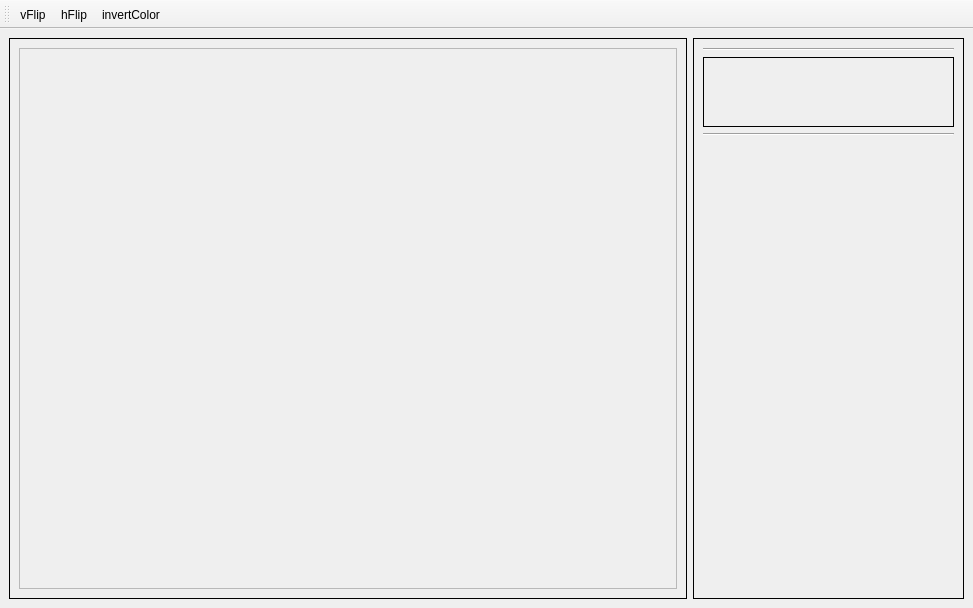
<?xml version="1.0" encoding="UTF-8"?>
<ui version="4.0">
 <class>ImageViewer</class>
 <widget class="QMainWindow" name="ImageViewer">
  <property name="geometry">
   <rect>
    <x>0</x>
    <y>0</y>
    <width>973</width>
    <height>608</height>
   </rect>
  </property>
  <property name="windowTitle">
   <string>MainWindow</string>
  </property>
  <widget class="QWidget" name="centralwidget">
   <layout class="QHBoxLayout" name="horizontalLayout">
    <item>
     <widget class="QFrame" name="mainFrame">
      <property name="sizePolicy">
       <sizepolicy hsizetype="Preferred" vsizetype="Preferred">
        <horstretch>5</horstretch>
        <verstretch>0</verstretch>
       </sizepolicy>
      </property>
      <property name="frameShape">
       <enum>QFrame::Panel</enum>
      </property>
      <property name="frameShadow">
       <enum>QFrame::Plain</enum>
      </property>
      <layout class="QVBoxLayout" name="verticalLayout">
       <item>
        <widget class="QFrame" name="displayFrame">
         <property name="sizePolicy">
          <sizepolicy hsizetype="Expanding" vsizetype="Expanding">
           <horstretch>0</horstretch>
           <verstretch>0</verstretch>
          </sizepolicy>
         </property>
         <property name="frameShape">
          <enum>QFrame::StyledPanel</enum>
         </property>
         <property name="frameShadow">
          <enum>QFrame::Raised</enum>
         </property>
         <layout class="QVBoxLayout" name="verticalLayout_2">
          <property name="spacing">
           <number>0</number>
          </property>
          <property name="leftMargin">
           <number>0</number>
          </property>
          <property name="topMargin">
           <number>0</number>
          </property>
          <property name="rightMargin">
           <number>0</number>
          </property>
          <property name="bottomMargin">
           <number>0</number>
          </property>
          <item>
           <widget class="QVTKWidget" name="qvtkWidget">
            <property name="toolTip">
             <string>press r to reset window &amp; level. press shift + r to reset camera.</string>
            </property>
           </widget>
          </item>
         </layout>
        </widget>
       </item>
      </layout>
     </widget>
    </item>
    <item>
     <widget class="QFrame" name="settingFrame">
      <property name="sizePolicy">
       <sizepolicy hsizetype="Preferred" vsizetype="Preferred">
        <horstretch>2</horstretch>
        <verstretch>0</verstretch>
       </sizepolicy>
      </property>
      <property name="frameShape">
       <enum>QFrame::Panel</enum>
      </property>
      <property name="frameShadow">
       <enum>QFrame::Plain</enum>
      </property>
      <layout class="QVBoxLayout" name="verticalLayout_5">
       <item>
        <layout class="QVBoxLayout" name="verticalLayout_3">
         <property name="sizeConstraint">
          <enum>QLayout::SetFixedSize</enum>
         </property>
        </layout>
       </item>
       <item>
        <widget class="Line" name="line">
         <property name="orientation">
          <enum>Qt::Horizontal</enum>
         </property>
        </widget>
       </item>
       <item>
        <widget class="QFrame" name="thumbnailFrame">
         <property name="minimumSize">
          <size>
           <width>0</width>
           <height>70</height>
          </size>
         </property>
         <property name="frameShape">
          <enum>QFrame::Box</enum>
         </property>
         <property name="frameShadow">
          <enum>QFrame::Plain</enum>
         </property>
        </widget>
       </item>
       <item>
        <widget class="Line" name="line_2">
         <property name="orientation">
          <enum>Qt::Horizontal</enum>
         </property>
        </widget>
       </item>
       <item>
        <spacer name="verticalSpacer">
         <property name="orientation">
          <enum>Qt::Vertical</enum>
         </property>
         <property name="sizeHint" stdset="0">
          <size>
           <width>20</width>
           <height>40</height>
          </size>
         </property>
        </spacer>
       </item>
      </layout>
     </widget>
    </item>
   </layout>
  </widget>
  <widget class="QToolBar" name="toolBar">
   <property name="windowTitle">
    <string>toolBar</string>
   </property>
   <attribute name="toolBarArea">
    <enum>TopToolBarArea</enum>
   </attribute>
   <attribute name="toolBarBreak">
    <bool>false</bool>
   </attribute>
   <addaction name="actionvFlip"/>
   <addaction name="actionhFlip"/>
   <addaction name="actioninvertColor"/>
  </widget>
  <action name="actionvFlip">
   <property name="checkable">
    <bool>true</bool>
   </property>
   <property name="icon">
    <iconset>
     <normalon>:/assets/images/_48_vertical_flip.png</normalon>
    </iconset>
   </property>
   <property name="text">
    <string>vFlip</string>
   </property>
   <property name="toolTip">
    <string>vertical flip</string>
   </property>
  </action>
  <action name="actionhFlip">
   <property name="checkable">
    <bool>true</bool>
   </property>
   <property name="icon">
    <iconset>
     <normalon>:/assets/images/_48_horizontal_flip.png</normalon>
    </iconset>
   </property>
   <property name="text">
    <string>hFlip</string>
   </property>
   <property name="toolTip">
    <string>horizontal flip</string>
   </property>
  </action>
  <action name="actioninvertColor">
   <property name="checkable">
    <bool>true</bool>
   </property>
   <property name="icon">
    <iconset>
     <normalon>:/assets/images/_48_invert_selection.png</normalon>
    </iconset>
   </property>
   <property name="text">
    <string>invertColor</string>
   </property>
   <property name="toolTip">
    <string>invert color</string>
   </property>
  </action>
 </widget>
 <customwidgets>
  <customwidget>
   <class>QVTKWidget</class>
   <extends>QWidget</extends>
   <header>QVTKWidget.h</header>
  </customwidget>
 </customwidgets>
 <resources/>
 <connections/>
</ui>
